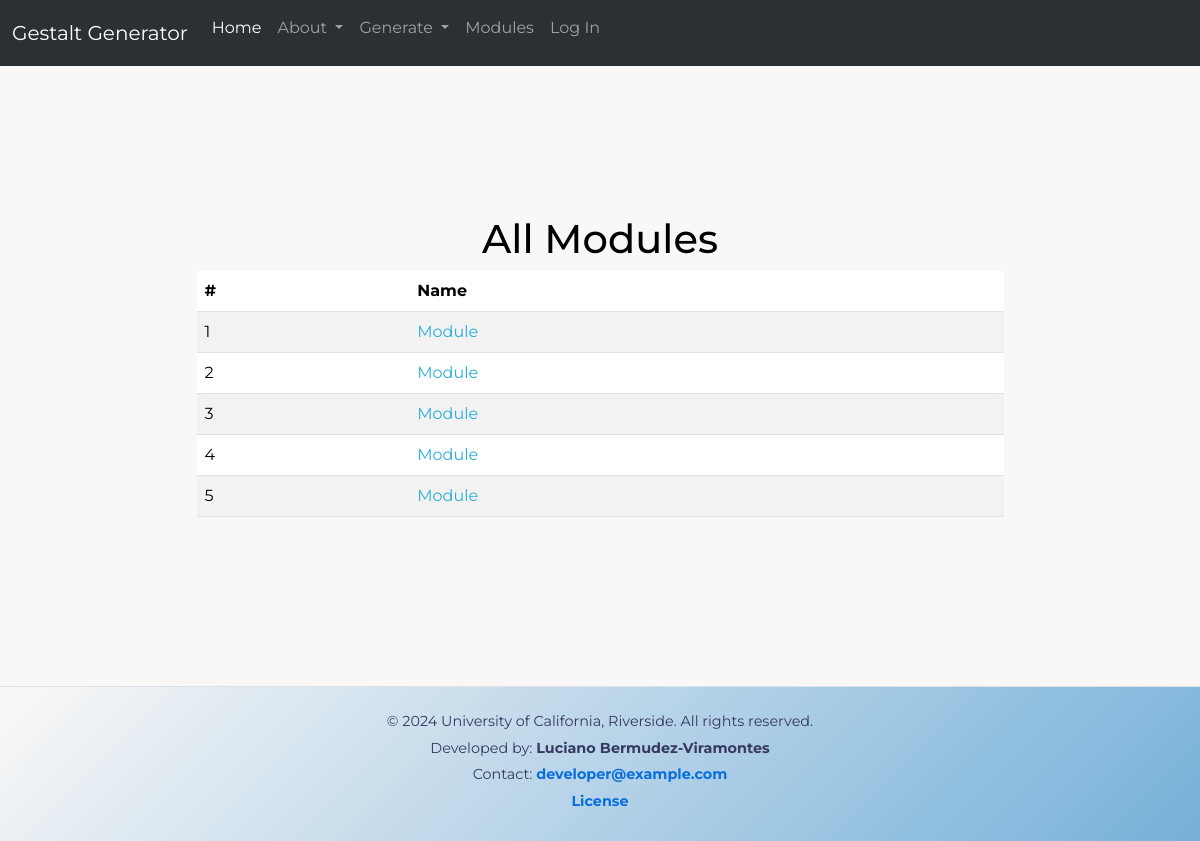
Before: /retrieve_modules with the older database file.
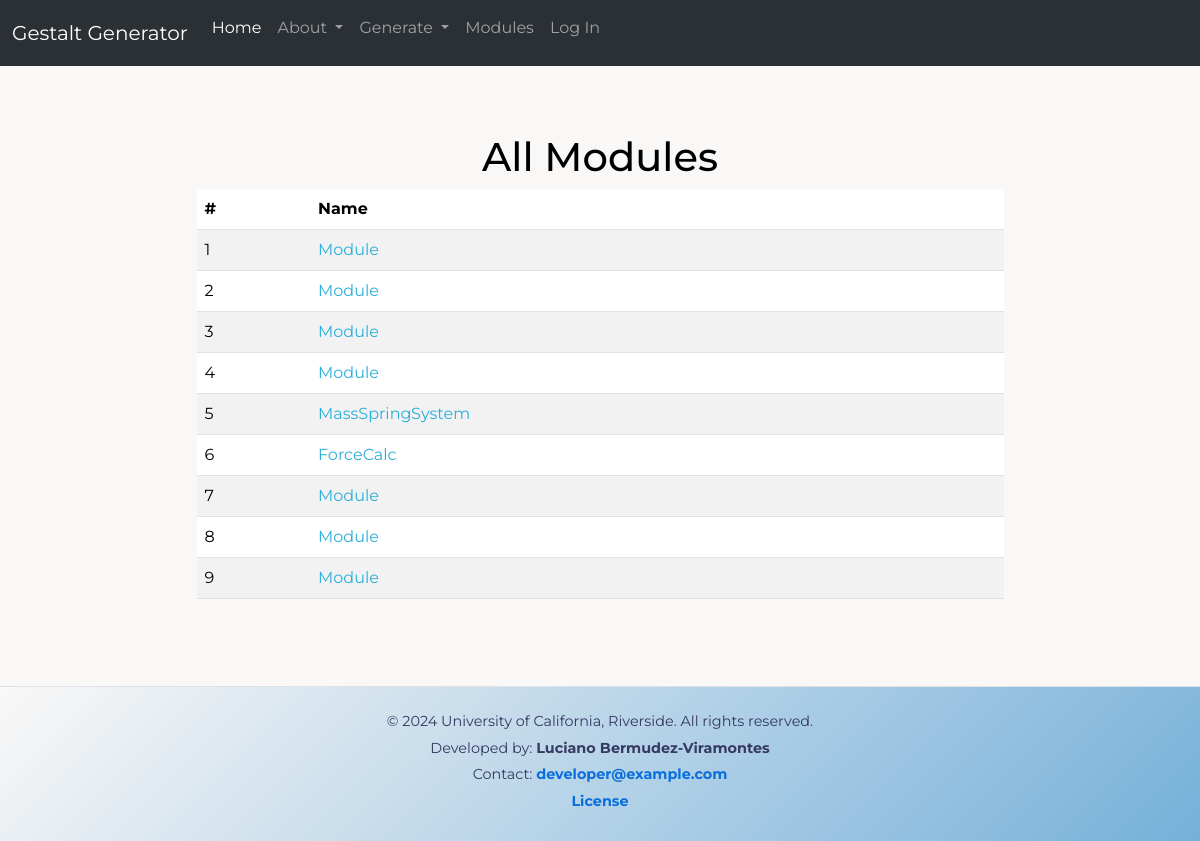
After: the same page with the newer database file.
### app/db_models/models.py (models this page shows, shortened)
class EduModule(db.Model):
    __tablename__ = "edu_module"
    id = db.Column(db.Integer, primary_key=True)
    name = db.Column(db.String(256), nullable=False)
    folders = db.relationship("Folder", backref="edu_module", lazy=True)

### app/routes/module_retrieval/module_retrieval.py (the view)
@module_retrieval_bp.route("/retrieve_modules", methods=['GET', 'POST'])
def view_modules():
    modules = EduModule.query.all()
    module_data = []
    for module in modules:
        module_data.append({
            'id': module.id,
            'name': module.name,
        })
    print(f"This is the module data {module_data}")
    return render_template("view_modules.html", modules=module_data)

### app/templates/view_modules.html
{% extends "base.html" %}
{% block content %}
<div class="table-container">
    <h1 class="text-center">All Modules</h1>
    <table class="table table-striped">
        <thead>
            <tr>
                <th scope="col">#</th>
                <th scope="col">Name</th>
            </tr>
        </thead>
        <tbody>
            {% for module in modules %}
            <tr>
                <td>{{ module.id }}</td>
                <td><a
                        href="{{ url_for('module_retrieval_bp.view_module_details',module_name= module.name, module_id = module.id) }}">{{
                        module.name }}</a></td>
            </tr>
            {% endfor %}
        </tbody>
    </table>
</div>
{% endblock %}

### app/templates/base.html (shortened to what this page needs)
<!doctype html>
<html lang="en">
<head>
    {% block css %}
    <link href="https://cdn.jsdelivr.net/npm/bootstrap@5.3.3/dist/css/bootstrap.min.css" rel="stylesheet"
>
    <link href="{{ url_for('static', filename='css/styles.css') }}" rel="stylesheet">
    <link href="{{ url_for('static', filename='css/lecture-style.css') }}" rel="stylesheet">
    {% endblock %}
</head>
<body class="d-flex flex-column min-vh-100">
    {% block navbar %}
    <nav class="navbar navbar-expand-lg bg-body-tertiary" data-bs-theme="dark">
        <div class="container-fluid">
            <a class="navbar-brand" href="#">Gestalt Generator</a>
            <div class="collapse navbar-collapse" id="navbarNavDropdown">
                <ul class="navbar-nav">
                    <li class="nav-item">
                        <a class="nav-link active" aria-current="page" href="{{ url_for('routes.home') }}">Home</a>
                    </li>
                    <li class="nav-item dropdown">
                        <a class="nav-link dropdown-toggle" href="#" role="button" data-bs-toggle="dropdown"
                            aria-expanded="false">
                            About
                        </a>
                    </li>
                    <li class="nav-item dropdown">
                        <a class="nav-link dropdown-toggle" href="#" role="button" data-bs-toggle="dropdown"
                            aria-expanded="false">
                            Generate
                        </a>
                    </li>
                    <li class="nav-item">
                        <a class="nav-link" href="{{ url_for('module_retrieval_bp.view_modules') }}">Modules</a>
                    </li>
                    {% if current_user.is_authenticated %}
                    <li class="nav-item-inline"><a class="nav-link" href="{{ url_for('auth.logout') }}">Log Out</a></li>
                    {% else %}
                    <li class="nav-item-inline"><a class="nav-link" href="{{ url_for('auth.login') }}">Log In</a></li>
                    {% endif %}
                </ul>
            </div>
        </div>
    </nav>
    {% endblock %}
    <div class="container">
        {% block content %}
        {% endblock %}
    </div>
    <footer class="custom_footer text-center border-top py-4 mt-auto">
        <div class="container">
            <p>&copy; 2024 University of California, Riverside. All rights reserved.</p>
            <p>Developed by: <strong>Luciano Bermudez-Viramontes</strong></p>
            <p>Contact: <a href="mailto:developer@example.com" class="footer-link">developer@example.com</a></p>
            <p><a href="{{ url_for('routes.license') }}" target="_blank" class="footer-link">License</a></p>
        </div>
    </footer>
</body>
</html>

### app/static/css/styles.css (style rules this page uses)
:root { --light-shades: #FAF8F7; --light-accent: #EEAF48; --main-brand-color: #75B0D9; --dark-accent: #2AAFDA; --dark-shades: #363962; }
body { font-family: "Montserrat", sans-serif; font-optical-sizing: auto; font-size: 16px; }
.custom_footer { background: linear-gradient(135deg,var(--dark-shades) 0%,var(--light-shades) 0%, var(--main-brand-color) 100%);; color: var(--dark-shades); border-top: 1px solid #e9ecef; padding: 20px 0; font-size: 0.9rem; margin-top: 30px; }
.custom_footer .container { max-width: 1140px; margin: 0 auto; }
.custom_footer p { margin-bottom: 5px; }
.footer-link { color: #086fdd; text-decoration: none; font-weight: bold; transition: color 0.3s ease; }
.table-container { min-height: calc(100vh - 200px); padding: 20px; margin-bottom: 20px; display: flex; flex-direction: column; justify-content: center; align-items: center; }
.table { width: 75%; margin: 0 auto; }
.table a { text-decoration: none; color:var(--dark-accent) }

### app/static/css/lecture-style.css (style rules this page uses)
:root { --background-color: #FAF8F7; --accent-color: #EEAF48; --brand-color: #75B0D9; --accent-dark: #2AAFDA; --shade-dark: #363962; --text-color: #000000; --border-color: #ccc; --shadow-color: rgba(0, 0, 0, 0.1); --background-section: #fff; --background-question: #f9f9f9; --border-radius: 10px; --box-shadow: 0 4px 8px var(--shadow-color); }
body { font-size: 1rem; background-color: var(--background-color); color: var(--text-color); transition: background-color 0.3s, color 0.3s; }
li { font-size: 1rem; margin-bottom: 10px; line-height: 1.5; }

Changed rows visible on the page:
changed EduModule id 5: name "Module" → "MassSpringSystem"
added EduModule: id "6", name "ForceCalc"
added EduModule: id "7", name "Module"
added EduModule: id "8", name "Module"
added EduModule: id "9", name "Module"
